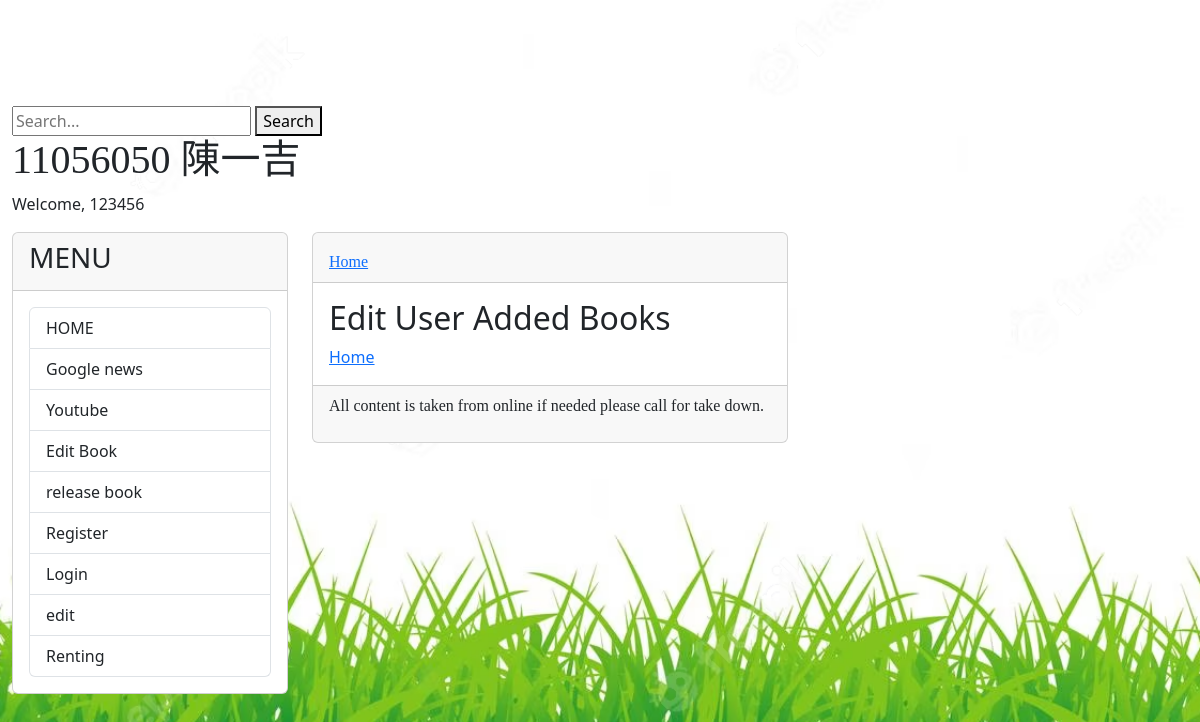
The page /edit_user_added_books/ (signed in) on the database as committed earlier.
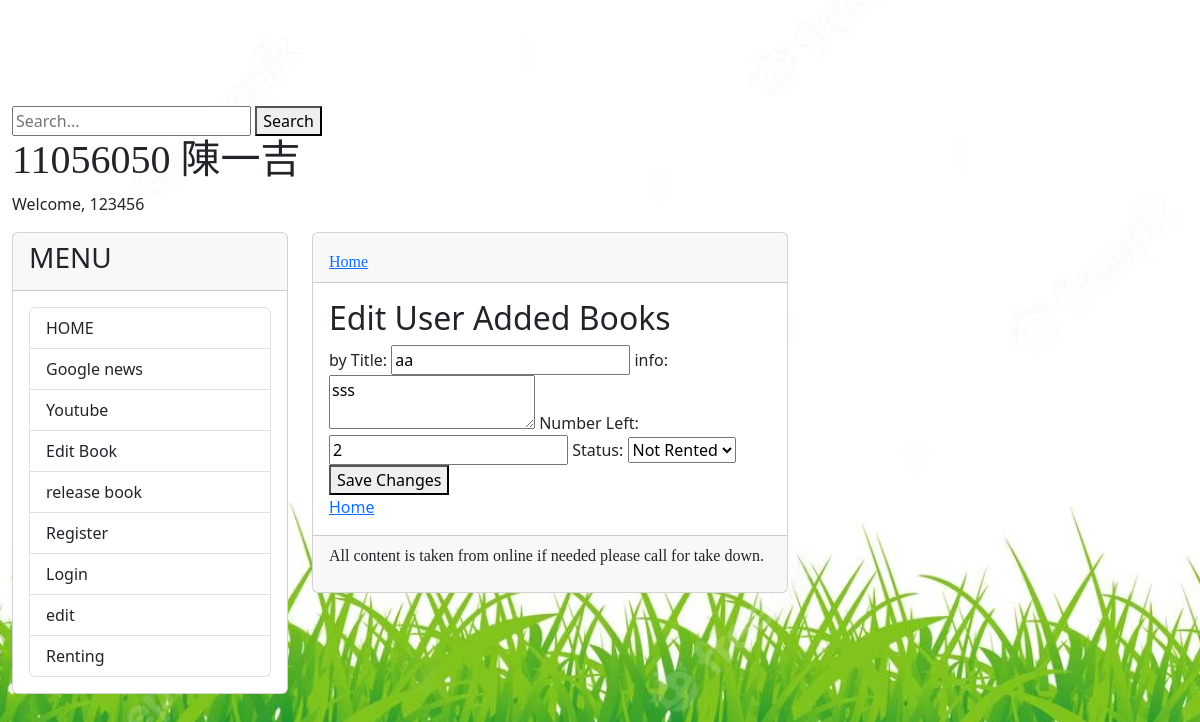
The same page on the database as committed later.
### realsite/models.py (models this page shows, shortened)
class Book(models.Model):
    booktitle = models.CharField(max_length=200)
    picture = models.ImageField(upload_to='book_pictures/', blank=True, null=True)
    info = models.TextField()
    added_by = models.CharField(max_length=100, default="unknown")
    creator = models.ForeignKey(Writer, on_delete=models.CASCADE)
    release = models.TextField()
    pub_date = models.DateTimeField(auto_now_add=True)
    available_copies = models.IntegerField(default=0)
    rented_by = models.ManyToManyField(User, related_name='rented_books', blank=True)
    STATUS_CHOICES = [
        ('Not Rented', 'Not Rented'),
        ('Rented', 'Rented'),
    ]
    status = models.CharField(
        max_length=20,
        choices=STATUS_CHOICES,
        default='Not Rented',
    )

### realsite/views.py (the view)
# urls.py: path('edit_user_added_books/', views.edit_user_added_books, name='edit_user_added_books'),
@login_required
def edit_user_added_books(request):
    user = request.user
    user_added_books = Book.objects.filter(added_by=user)
    if request.method == 'POST':
        book_id = request.POST.get('book_id')
        try:
            book = Book.objects.get(id=book_id, added_by=user)
        except Book.DoesNotExist:
            print(f"Book with ID {book_id} does not exist or doesn't belong to the current user.")
            pass
        if book:
            book_form = BookEditForm(request.POST, instance=book)
            if book_form.is_valid():
                book_form.save()
                return redirect('edit_user_added_books')
    else:
        book_form = BookEditForm()
    context = {
        'user_added_books': user_added_books,
        'book_form': book_form,
    }
    return render(request, 'edit_user_added_books.html', context)

### realsite/forms.py
class BookEditForm(forms.ModelForm):
    class Meta:
        model = Book
        fields = ['booktitle', 'info', 'available_copies', 'status']

### templates/edit_user_added_books.html (shortened to what this page needs)
{% extends "post.html" %}
{% block content %}
  <h2>Edit User Added Books</h2>
  <form method="post">
    {% for book in user_added_books %}
      <div class="book-entry">
        {{ book.title }} by {{ book.author }}
        <label for="id_booktitle">Title:</label>
        <input type="text" name="booktitle" value="{% if book_form.booktitle.value %}{{ book_form.booktitle.value }}{% else %}{{ book.booktitle }}{% endif %}">
        <label for="id_info">info:</label>
        <textarea name="info">{% if book_form.info.value %}{{ book_form.info.value }}{% else %}{{ book.info }}{% endif %}</textarea>
        <label for="id_available_copies">Number Left:</label>
        <input type="number" name="available_copies" value="{% if book_form.available_copies.value %}{{ book_form.available_copies.value }}{% else %}{{ book.available_copies }}{% endif %}">
        <label for="id_status">Status:</label>
        <select name="status">
          <option value="Not Rented" {% if book_form.status.value == "Not Rented" %}selected{% endif %}>Not Rented</option>
        </select>
        <button type="submit">Save Changes</button>
      </div>
    {% endfor %}
  </form>
  <a href="{% url 'homepage' %}">Home</a>
{% endblock %}

### templates/post.html (shortened to what this page needs)
{% extends "base2.html" %}
{% load markdown_extras %}
{% block headmessage %}
    <a style="font-family:微軟正黑體;" href="/">Home</a>
{% endblock headmessage %}

### templates/base2.html (shortened to what this page needs)
<!DOCTYPE html>
<html>
    <head>
        <link href="https://cdn.jsdelivr.net/npm/bootstrap@5.3.2/dist/css/bootstrap.min.css" rel="stylesheet">
    </head>
    <body>
        <div class="container-fluid">
            {% include 'header.html' %}
            <div class="row">
                <div class="col-sm-3 col-md-3">
                    <div class="card">
                    <div class="card-header">
                        <h3>MENU</h3>
                    </div>
                    <div class="card-body">
                        <div class ='list-group'>
                            <a href="/" class="list-group-item">HOME</a>
                            <a href="https://google.com/news" class="list-group-item">Google news</a>
                            <a href="https://www.youtube.com" class="list-group-item">Youtube</a>
                            <a href="{% url 'edit_user_added_books' %}" class="list-group-item">Edit Book</a>
                            <a href="{% url 'release_book' %}" class="list-group-item">release book</a>
                            <a href="{% url 'register' %}" class="list-group-item">Register</a>
                            <a href="{% url 'login' %}" class="list-group-item">Login</a>
                            <a href="{% url 'edit_profile' %}" class="list-group-item">edit</a>
                            <a href="{% url 'renting_history' %}" class="list-group-item">Renting</a>
                        </div>
                    </div>
                </div>
                </div>
            <div class="col-sm-7 col-md-5">
                <div class="card">
                    <div class="card-header">
                            {% block headmessage %}
                            {% endblock %}
                    </div>
                    <div class="card-body">
                        {% block content %}
                        {% endblock content %}
                    </div>
                    <div class="card-footer">
                        {% include "footer.html" %}
                    </div>
                </div>
            </div>
        </div>
    </body>
</html>

### templates/header.html (shortened to what this page needs)
{% load static %}
{% include 'search_form.html' %}
<!DOCTYPE html>
<html>
<head>
</head>
<body>
    <h1>11056050 陳一吉</h1>
    {% if request.user.is_authenticated %}
        <p>Welcome, {{ request.user.username }}</p>
    {% endif %}
</body>
</html>

### templates/search_form.html (shortened to what this page needs)
<!DOCTYPE html>
<html>
<head>
</head>
<body>
    <form method="get" action="{% url 'search_posts' %}">
        <input type="text" name="search_query" placeholder="Search..." />
        <button type="submit">Search</button>
    </form>
</body>
</html>

### templates/footer.html
{% block footer %}
    {% if now %}
    <p style = 'font-family:微軟正黑體;'>Time now :{{now}}</p>
    {% else%}
    <p style ='font-family:微軟正黑體;'>All content is taken from online if needed please call for take down.</p>
    {% endif %}
{% endblock %}

Rows that differ between the two databases and show on the page:
added Book: booktitle "aa", info "sss", available_copies "2", status "Not Rented"
